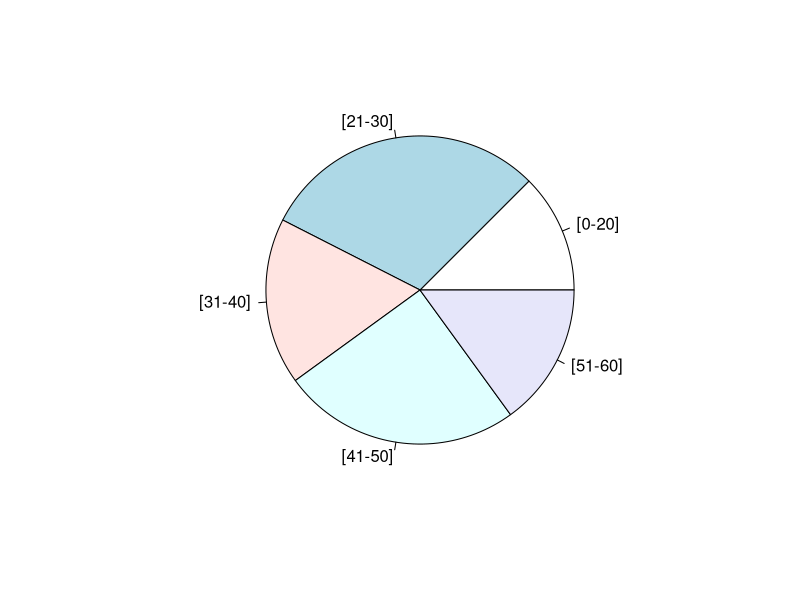
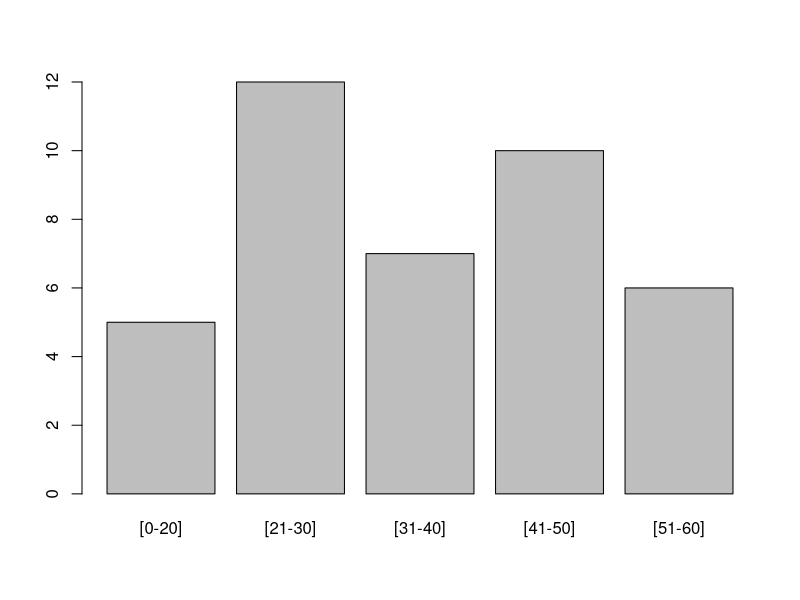
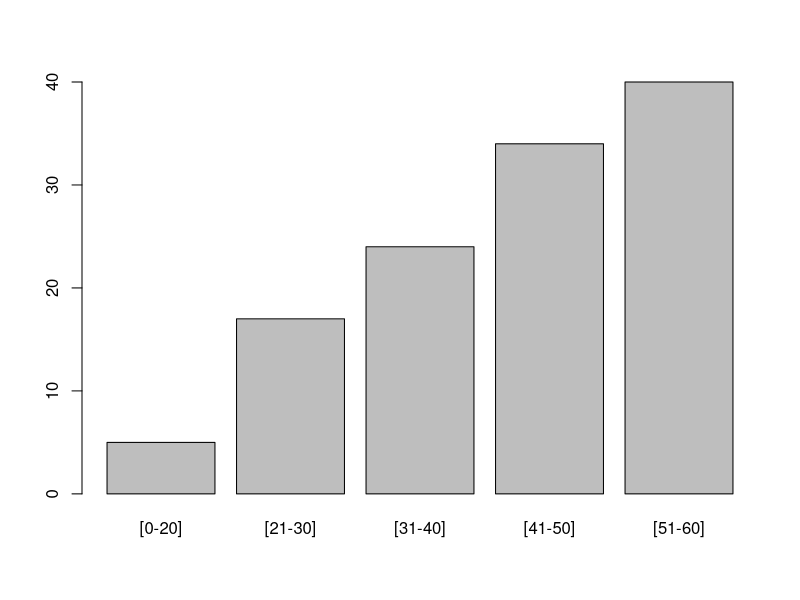
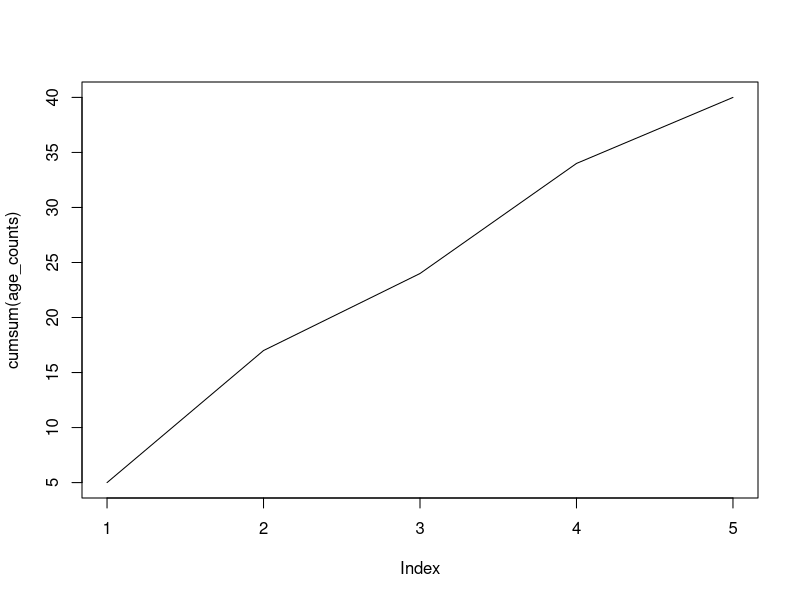
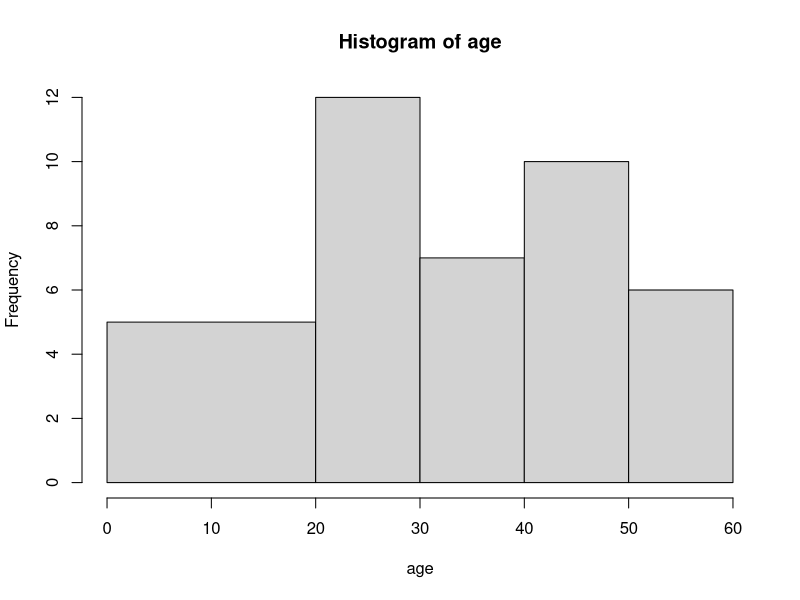
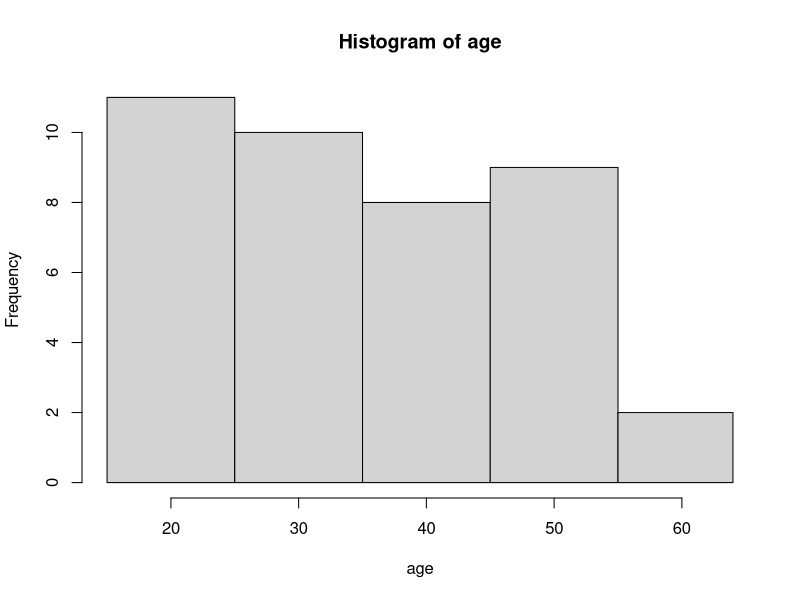
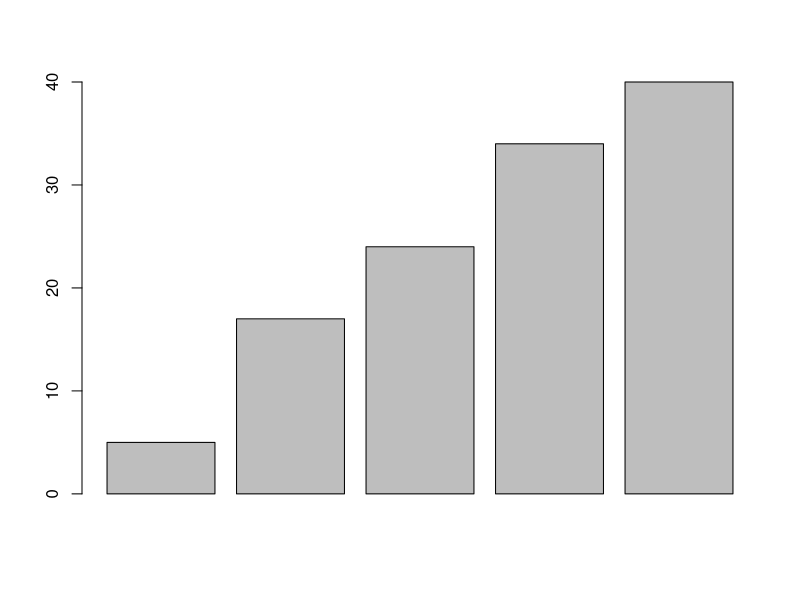
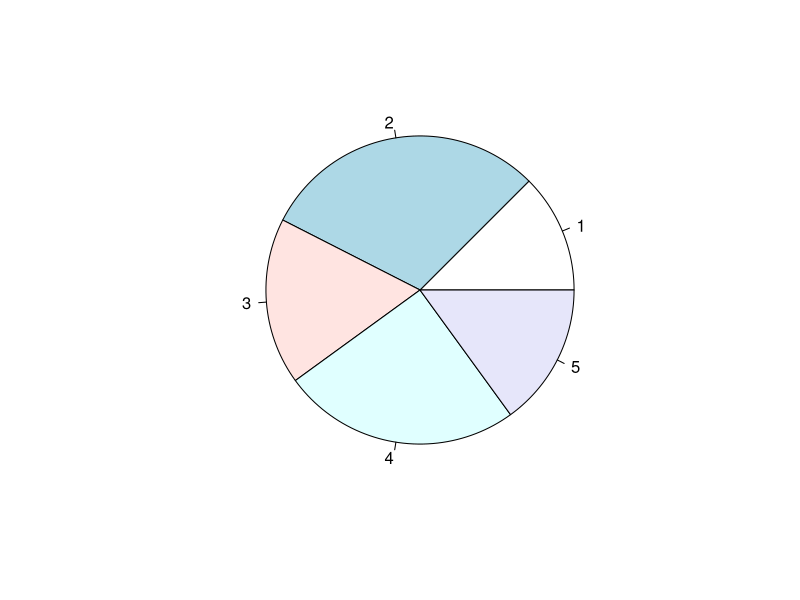

Write the R code that produced these figures, in order.
age <- c(18,	35,	29,	18,	55,	28,	25,	34,
            50,	19,	44,	35,	25,	52,	20,	42,
            37,	27,	50,	22,	39,	60,	49,	41,
            21,	59,	28,	46,	43,	38,	52,	43,
            48,	32,	20,	51,	23,	28,	21,	30)
summary(age)
m <- mean(age)
s <- sd(age)
var(age)
age_ranges <- cut(age, breaks = c(0, 20, 30, 40, 50, 60),
                  labels = c("[0-20]", "[21-30]", "[31-40]", "[41-50]", "[51-60]"))
age_counts <- table(age_ranges)
pie(age_counts, labels = paste(names(age_counts)))

barplot(age_counts)
barplot(cumsum(age_counts))

plot(cumsum(age_counts), type='l')




data_within_1sd <- age[abs(age - m) < s]
data_within_1sd

sd1_left <- m - s
sd1_right <- m + s
sd3_left <- m - 3*s
sd3_right <- m + 3*s

sorted = sort(age)
sorted
tab <- table(age)
tab["50"]

hist1 <- hist(age, freq = TRUE, breaks = c(0, 20, 30, 40, 50, 60))
hist2 <- hist(age, freq = TRUE, breaks = c(15, 25, 35, 45, 55, 64))

barplot(cumsum(hist1$counts))
pie(hist1$counts)

